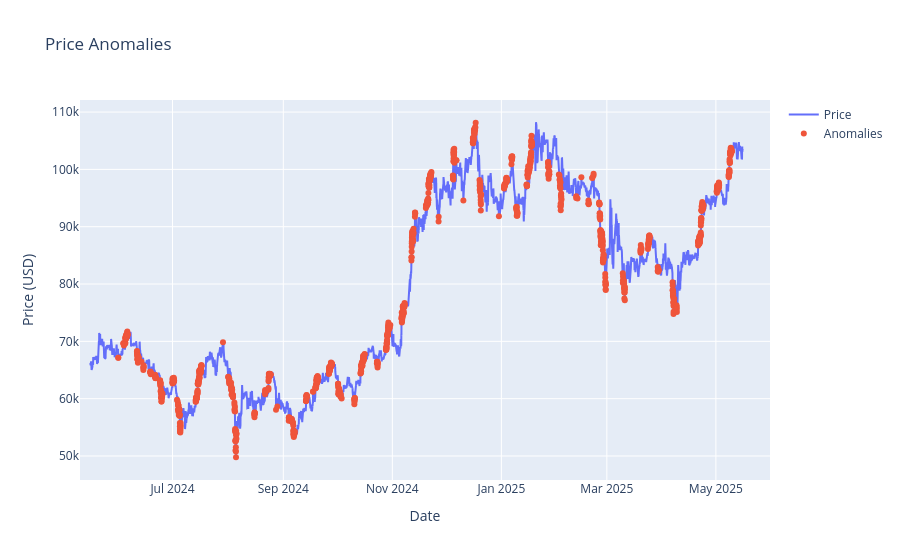

Here is the notebook cell this chart was saved with:
### Markdown cell above
## 🚨 5. Detect Price Anomalies (±2σ)

### Code cell
rolling_mean = df["price"].rolling(window=24 * 7).mean()
rolling_std = df["price"].rolling(window=24 * 7).std()
df["anomaly"] = (df["price"] - rolling_mean).abs() > 2 * rolling_std

df_anomalies = df[df["anomaly"]]

fig = go.Figure()
fig.add_trace(go.Scatter(x=df.index, y=df["price"], name="Price"))
fig.add_trace(
    go.Scatter(
        x=df_anomalies.index, y=df_anomalies["price"], mode="markers", name="Anomalies"
    )
)
fig.update_layout(
    title="Price Anomalies", xaxis_title="Date", yaxis_title="Price (USD)"
)
fig.show()

### Figure 1 — Plotly figure (JSON) as saved in the notebook; plotly's stock layout.template omitted (floating-point values rounded to 4 significant figures; data arrays with more than 128 entries replaced by an {"elided": "..."} marker saying what was removed)
{"data": [{"name": "Price", "type": "scatter", "x": {"elided": "8760 str values"}, "y": {"elided": "8760 float values"}}, {"mode": "markers", "name": "Anomalies", "type": "scatter", "x": {"elided": "1238 str values"}, "y": {"elided": "1238 float values"}}], "layout": {"title": {"text": "Price Anomalies"}, "xaxis": {"title": {"text": "Date"}}, "yaxis": {"title": {"text": "Price (USD)"}}}}
